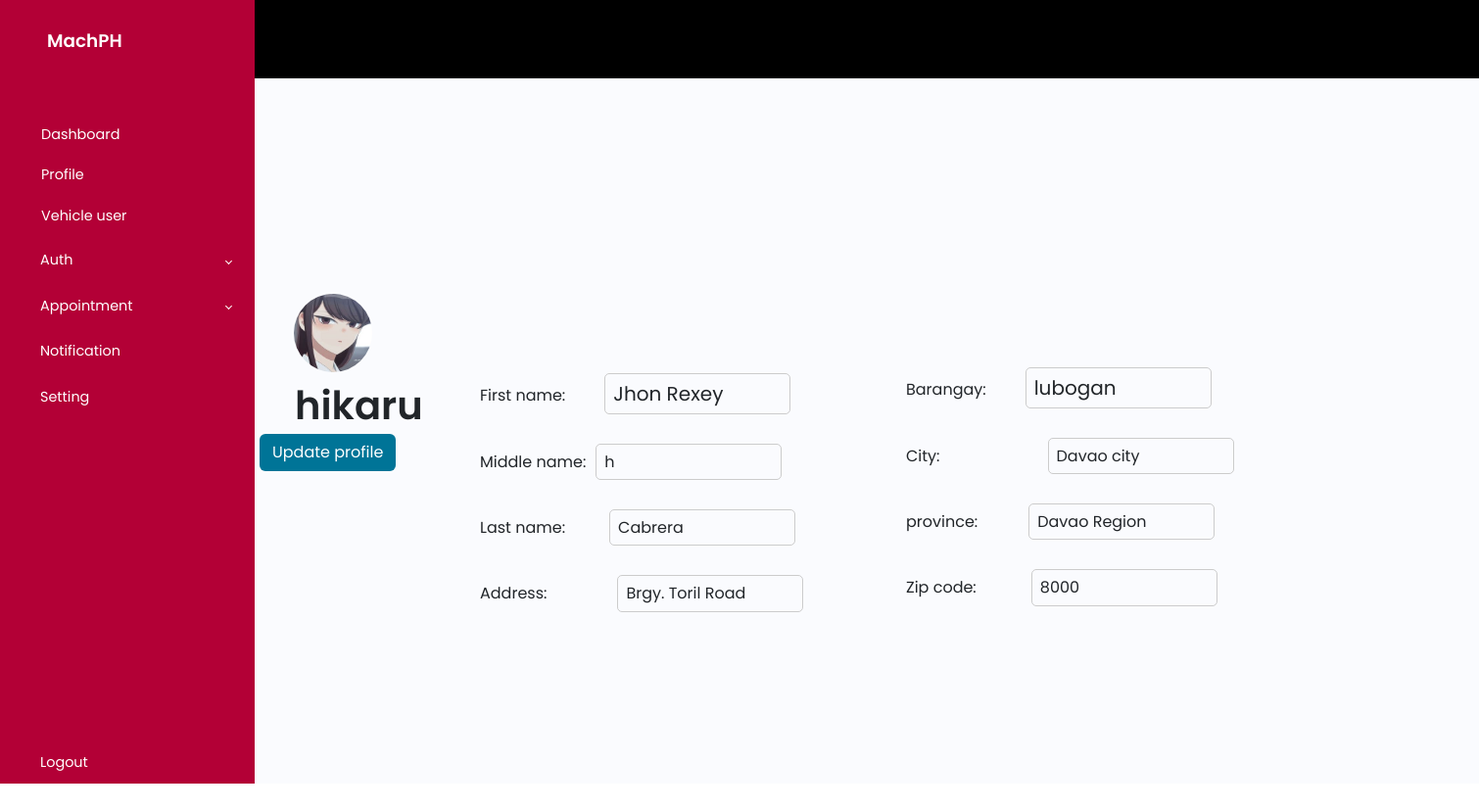
Screenshot of /profile.php (signed in) with the database file from the repository.
### tables this page shows
CREATE TABLE `user` (
  `id` int(100) NOT NULL,
  `name` varchar(100) NOT NULL,
  `firstname` varchar(255) DEFAULT NULL,
  `middlename` varchar(255) DEFAULT NULL,
  `lastname` varchar(255) DEFAULT NULL,
  `homeaddress` varchar(255) DEFAULT NULL,
  `email` varchar(100) NOT NULL,
  `password` varchar(100) NOT NULL,
  `image` varchar(100) NOT NULL,
  `barangay` varchar(255) DEFAULT NULL,
  `province` varchar(255) DEFAULT NULL,
  `municipality` varchar(255) DEFAULT NULL,
  `zipcode` varchar(255) DEFAULT NULL,
  `role` varchar(255) NOT NULL,
  `mechanic_id` int(11) DEFAULT NULL,
  `manager_role` varchar(20) DEFAULT 'none',
  `employment` enum('full time','part time','intern/temporary') DEFAULT NULL,
  `jobrole` set('General automotive mechanic','Brake and transmission technicians','Small engine mechanic','Tire mechanics') DEFAULT NULL,
  `autoshop_id` int(11) DEFAULT NULL,
  `companyid` int(11) DEFAULT NULL
);

### profile.php (the view, shortened to what this page needs)
<?php
include 'config.php';
$user_id = $_SESSION['user_id'];
$select = mysqli_query($conn, "SELECT * FROM user WHERE id = '$user_id'") or die('query failed');
if(mysqli_num_rows($select) > 0){
   $fetch = mysqli_fetch_assoc($select);
} else {
   die('No user found');
}
?>
<!DOCTYPE html>
<html lang="en">
<head>
   <link href="https://cdn.jsdelivr.net/npm/bootstrap@5.3.0-alpha3/dist/css/bootstrap.min.css" rel="stylesheet"
>
   <link href="https://cdn.jsdelivr.net/npm/tailwindcss@2.2.19/dist/tailwind.min.css" rel="stylesheet">
   <link rel="stylesheet" href="css/nav.css">
   <link rel="stylesheet" href="css/profile.css">
   <link rel="stylesheet" href="css/home.css">
</head>
<body>
    <nav class="fixed w-full h-20 bg-black flex justify-between items-center px-4 text-gray-100 font-medium">
    </nav>
   <div class="container-navbar-home">
   <div class="wrapper">
        <aside id="sidebar">
            <div class="d-flex">
                <button class="toggle-btn" type="button">
                </button>
                <div class="sidebar-logo">
                    <a href="home.php">MachPH</a>
                </div>
            </div>
            <ul class="sidebar-nav">
            <li class="sidebar-item">
                    <a href="home.php" class="sidebar-link">
                    <span style="margin-left: 13px;">Dashboard</span>
                    </a>
                </li>
                <li class="sidebar-item">
                    <a href="profile.php" class="sidebar-link">
                    <span style="margin-left: 13px;">Profile</span>
                    </a>
                </li>
                <li class="sidebar-item">
               <a href="vehicleuser.php?user_id=<?php echo $_SESSION['user_id']; ?>" class="sidebar-link">
                    <span style="margin-left: 13px;">Vehicle user</span>
                </a>
                </li>
                <li class="sidebar-item">
                    <a href="#" class="sidebar-link collapsed has-dropdown" data-bs-toggle="collapse"
                        data-bs-target="#auth" aria-expanded="false" aria-controls="auth">
                        <span>Auth</span>
                    </a>
                </li>
                <li class="sidebar-item">
                    <a href="#" class="sidebar-link collapsed has-dropdown" data-bs-toggle="collapse"
                        data-bs-target="#multi" aria-expanded="false" aria-controls="multi">
                        <span>Appointment</span>
                    </a>
                </li>
                <li class="sidebar-item">
                    <a href="#" class="sidebar-link">
                        <span>Notification</span>
                    </a>
                </li>
                <li class="sidebar-item">
                    <a href="#" class="sidebar-link">
                        <span>Setting</span>
                    </a>
                </li>
            </ul>
            <div class="sidebar-footer">
            <a href="index.php" target="_blanck" class="sidebar-link">
                <span>Logout</span>
            </a>
            </div>
        </aside>
        <div class="main p-3">
        </div>
    </div>
   </div>
<div class="container-profile">
   <div class="profile">
      <?php
         if($fetch['image'] == ''){
            echo '<img src="images/default-avatar.png">';
         }else{
            echo '<img src="uploaded_img/'.$fetch['image'].'">';
         }
      ?>
       <h3><?php echo $fetch['name']; ?></h3>
      <a href="update_profile.php" class="btn">Update profile</a>
      </div>
      <div class="fullname-container">
            <div class="fullname-container-h4"><h4>First name:<p class="profile-box"><?php echo $fetch['firstname']; ?></p></h4> </div>
            <div class="fullname-container-h41"><h4>Middle name:<p class="profile-box1"><?php echo $fetch['middlename']; ?></p></h4> </div>
            <div class="fullname-container-h42"><h4>Last name:<p class="profile-box2"><?php echo $fetch['lastname']; ?></p></h4> </div>
            <div class="fullname-container-h43"> <h4>Address:<p class="profile-box3"><?php echo $fetch['homeaddress']; ?></p></h4> </div>
      </div>
      <div class="fullname-container fullname-container-2">
            <div class="fullname-container-h4"><h4>Barangay:<p class="profile-box-0"><?php echo $fetch['barangay']; ?></p></h4> </div>
            <div class="fullname-container-h41"><h4>City:<p class="profile-box1-1"><?php echo $fetch['municipality']; ?></p></h4> </div>
            <div class="fullname-container-h42"><h4>province:<p class="profile-box2-2"><?php echo $fetch['province']; ?></p></h4> </div>
            <div class="fullname-container-h43"> <h4>Zip code:<p class="profile-box3-3"><?php echo $fetch['zipcode']; ?></p></h4> </div>
      </div>
</div>
</body>
</html>

### css/nav.css (style rules this page uses)
a { text-decoration: none; }
li { list-style: none; }
body { font-family: 'Poppins', sans-serif; }
.wrapper { display: flex; }
.main { min-height: 100vh; width: 100%; overflow: hidden; transition: all 0.35s ease-in-out; background-color: #fafbfe; }
#sidebar { width: 70px; min-width: 70px; z-index: 1000; transition: all .25s ease-in-out; background-color: #b30036; display: flex; flex-direction: column; }
#sidebar.expand { width: 260px; min-width: 260px; }
.toggle-btn { background-color: transparent; cursor: pointer; border: 0; padding: 1rem 1.5rem; }
.sidebar-logo { margin: auto 0; }
.sidebar-logo a { color: #FFF; font-size: 1.15rem; font-weight: 600; }
.sidebar-nav { padding: 2rem 0; flex: 1 1 auto; }
a.sidebar-link { padding: .625rem 1.625rem; color: #FFF; display: block; font-size: 0.9rem; white-space: nowrap; border-left: 3px solid transparent; }
.sidebar-item { position: relative; }
#sidebar.expand .sidebar-link[data-bs-toggle="collapse"]::after { border: solid; border-width: 0 .075rem .075rem 0; content: ""; display: inline-block; padding: 2px; position: absolute; right: 1.5rem; top: 1.4rem; transform: rotate(-135deg); transition: all .2s ease-out; }
#sidebar.expand .sidebar-link[data-bs-toggle="collapse"].collapsed::after { transform: rotate(45deg); transition: all .2s ease-out; }

### css/profile.css (style rules this page uses)
* { padding: 0; margin: 0; box-sizing: border-box; font-family: 'Poppins', 'Quicksand'; }
.container-profile { position: relative; top: -500px; left: 300px ; }
.profile { position: relative; }
.profile img { border-radius: 100%; width: 80px; }
.profile h3 { margin: 10px 0 0 1px; font-size: 40px; font-weight: 600; }
.profile .btn { background-color: rgb(0, 116, 151); color: white; margin: 5px 0 0 -35px; cursor: pointer; }
.fullname-container { margin: -100px 0 0 190px; }
.profile-box { display: inline-block; padding: 8px; font-size: 20px; border: 1px solid #ccc; width: 190px; border-radius: 5px; margin-right: 50px; margin: 0 0 30px 40px; }
.profile-box1 { display: inline-block; padding: 8px; border: 1px solid #ccc; width: 190px; border-radius: 5px; margin-right: 10px; margin: 0 0 30px 10px; }
.profile-box2 { display: inline-block; padding: 8px; border: 1px solid #ccc; width: 190px; border-radius: 5px; margin-right: 10px; margin: 0 0 30px 45px; }
.profile-box3 { display: inline-block; padding: 8px; border: 1px solid #ccc; width: 190px; border-radius: 5px; margin-right: 10px; margin: 0 0 30px 72px; }
.profile-box-0 { display: inline-block; padding: 8px; font-size: 20px; border: 1px solid #ccc; width: 190px; border-radius: 5px; margin-right: 50px; margin: 0 0 30px 40px; }
.profile-box1-1 { display: inline-block; padding: 8px; border: 1px solid #ccc; width: 190px; border-radius: 5px; margin: 0 0 30px 110px; }
.profile-box2-2 { display: inline-block; padding: 8px; border: 1px solid #ccc; width: 190px; border-radius: 5px; margin: 0 0 30px 52px; }
.profile-box3-3 { display: inline-block; padding: 8px; border: 1px solid #ccc; width: 190px; border-radius: 5px; margin: 0 0 30px 56px; }
.fullname-container-2 { position: absolute; left: 435px; top: 175px; }

### css/home.css (style rules this page uses)
* { padding: 0; margin: 0; box-sizing: border-box; font-family: 'Poppins', 'Quicksand'; }

### rows the page displays
user: image (picture), name "hikaru", firstname "Jhon Rexey", middlename "h", lastname "Cabrera", homeaddress "Brgy. Toril Road", barangay "lubogan", municipality "Davao city", province "Davao Region", zipcode "8000"
